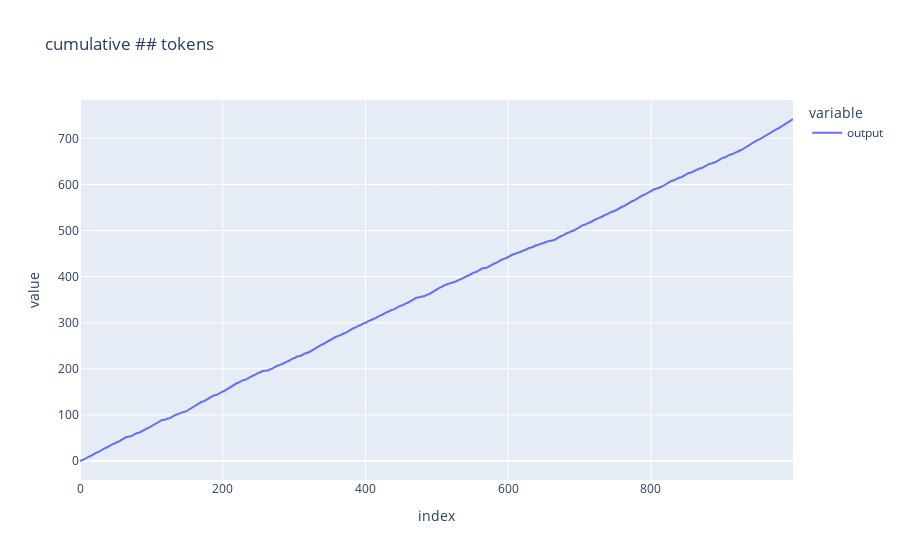

The notebook cell saved with this chart:
### Markdown cell above
Okay, so it's obvious that the most first layer just connects the obvious bi-grams of words that didn't quite get included in the tokenizer. Let's quantify this.

### Code cell
px.line(df0["output"].str.startswith("##").cumsum(), title="cumulative ## tokens")

### Figure 1 — Plotly figure (JSON) as saved in the notebook; plotly's stock layout.template omitted (floating-point values rounded to 4 significant figures; data arrays with more than 128 entries replaced by an {"elided": "..."} marker saying what was removed)
{"data": [{"hovertemplate": "variable=output<br>index=%{x}<br>value=%{y}<extra></extra>", "legendgroup": "output", "line": {"color": "#636efa", "dash": "solid"}, "marker": {"symbol": "circle"}, "mode": "lines", "name": "output", "orientation": "v", "showlegend": true, "type": "scatter", "x": {"elided": "1000 int values"}, "xaxis": "x", "y": {"elided": "1000 int values"}, "yaxis": "y"}], "layout": {"legend": {"title": {"text": "variable"}, "tracegroupgap": 0}, "title": {"text": "cumulative ## tokens"}, "xaxis": {"anchor": "y", "domain": [0, 1], "title": {"text": "index"}}, "yaxis": {"anchor": "x", "domain": [0, 1], "title": {"text": "value"}}}}
